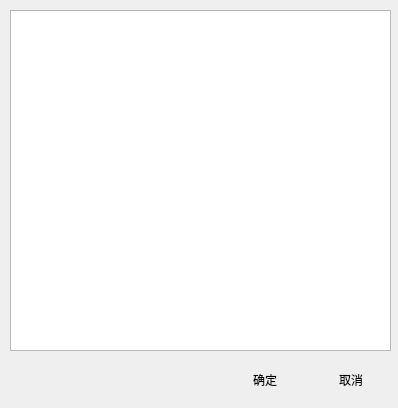
<?xml version="1.0" encoding="UTF-8"?>
<ui version="4.0">
 <class>AddInstanceEffectWindow</class>
 <widget class="QWidget" name="AddInstanceEffectWindow">
  <property name="geometry">
   <rect>
    <x>0</x>
    <y>0</y>
    <width>398</width>
    <height>408</height>
   </rect>
  </property>
  <property name="windowTitle">
   <string>添加特效</string>
  </property>
  <property name="windowIcon">
   <iconset resource="orion2.qrc">
    <normaloff>:/images/unique32.png</normaloff>:/images/unique32.png</iconset>
  </property>
  <widget class="QWidget" name="horizontalLayoutWidget_3">
   <property name="geometry">
    <rect>
     <x>10</x>
     <y>360</y>
     <width>381</width>
     <height>41</height>
    </rect>
   </property>
   <layout class="QHBoxLayout" name="horizontalLayout_3">
    <item>
     <spacer name="horizontalSpacer_2">
      <property name="orientation">
       <enum>Qt::Horizontal</enum>
      </property>
      <property name="sizeHint" stdset="0">
       <size>
        <width>40</width>
        <height>20</height>
       </size>
      </property>
     </spacer>
    </item>
    <item>
     <widget class="QPushButton" name="okpushButton">
      <property name="text">
       <string>确定</string>
      </property>
      <property name="icon">
       <iconset resource="orion2.qrc">
        <normaloff>:/images/ok.png</normaloff>:/images/ok.png</iconset>
      </property>
      <property name="iconSize">
       <size>
        <width>24</width>
        <height>24</height>
       </size>
      </property>
      <property name="flat">
       <bool>true</bool>
      </property>
     </widget>
    </item>
    <item>
     <widget class="QPushButton" name="cancelpushButton">
      <property name="text">
       <string>取消</string>
      </property>
      <property name="icon">
       <iconset resource="orion2.qrc">
        <normaloff>:/images/cancel.png</normaloff>:/images/cancel.png</iconset>
      </property>
      <property name="iconSize">
       <size>
        <width>24</width>
        <height>24</height>
       </size>
      </property>
      <property name="flat">
       <bool>true</bool>
      </property>
     </widget>
    </item>
   </layout>
  </widget>
  <widget class="QWidget" name="layoutWidget">
   <property name="geometry">
    <rect>
     <x>10</x>
     <y>10</y>
     <width>381</width>
     <height>341</height>
    </rect>
   </property>
   <layout class="QVBoxLayout" name="verticalLayout">
    <item>
     <widget class="OrionTreeWidget" name="treeWidget">
      <attribute name="headerVisible">
       <bool>false</bool>
      </attribute>
      <column>
       <property name="text">
        <string notr="true">1</string>
       </property>
      </column>
     </widget>
    </item>
   </layout>
  </widget>
 </widget>
 <customwidgets>
  <customwidget>
   <class>OrionTreeWidget</class>
   <extends>QTreeWidget</extends>
   <header>oriontreewidget.h</header>
  </customwidget>
 </customwidgets>
 <resources>
  <include location="orion2.qrc"/>
 </resources>
 <connections/>
</ui>
